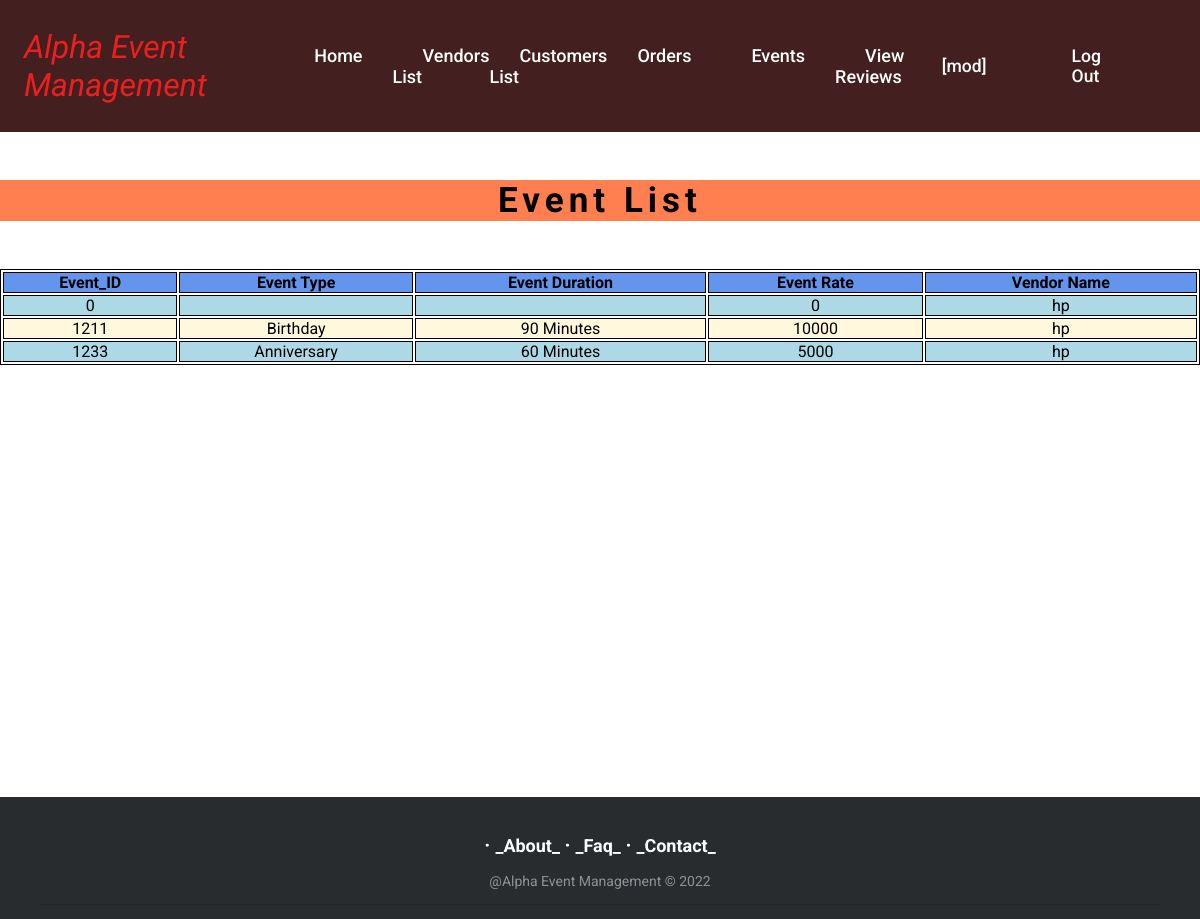
The app's page /view/mod_event_list.php (signed in) with its own data.
### tables this page shows
CREATE TABLE `event` (
  `eId` int(10) NOT NULL,
  `eType` varchar(50) NOT NULL,
  `eDuration` varchar(50) NOT NULL,
  `eRate` int(10) NOT NULL,
  `vendorName` varchar(50) NOT NULL
);

### view/mod_event_list.php (the view, shortened to what this page needs)
<?php
$loginId=$_SESSION["loginId"];
?>
<!DOCTYPE html>
<html>
<head>
<link rel="stylesheet" href="../view/css/moderator_index.css">
</head>
<body>
<header>
        <a href="" class="logo">Alpha Event Management</a>
        <ul class="navbar">
            <li><a href="index_moderator.php">Home</a></li>
            <li><a href="mod_vendor_list.php">Vendors List</a></li>
            <li><a href="mod_customer_list.php">Customers List</a></li>
            <li><a href="mod_showOrders.php">Orders</a></li>
            <li><a href="mod_event_list.php">Events</a></li>
            <li><a href="mod_showReviews.php">View Reviews</a></li>
        </ul>
        <div class="nav_btn" id="underline">
        <a href="#">[<?php echo $loginId ?>]</a>
        <a href="../controller/logout.php">Log Out</a>
        </div>
</header>
<p style="text-align: center;background-color:coral;margin-top: 3rem;margin-bottom: 3rem;font-size:35px;font-weight:bolder;letter-spacing:5px;">Event List</p>
<?php
include("../controller/db/conn.php");
$sql = "SELECT eId, eType, eDuration, eRate, vendorName FROM event";
$result = $conn->query($sql);
if ($result->num_rows > 0) {
    echo "<table><tr> <th>Event_ID</th> <th>Event Type</th> <th>Event Duration</th> <th>Event Rate</th> <th> Vendor Name</th></tr>";
    while($row = $result->fetch_assoc()) {
        echo "<tr >
        <td >" . $row["eId"]. "</td>
         <td>" . $row["eType"]. "</td>
         <td>" . $row["eDuration"]. "</td>
         <td>" . $row["eRate"]. "</td>
         <td>" . $row["vendorName"]. "</td>
        </tr>";
    }
    echo "</table>";
} else {
  echo "<p style='text-align:center;'>0 Event available now....</p>";
}
?>
</body>
</html>
<?php
include("footer.php");
?>

### view/footer.php (shortened to what this page needs)
<!DOCTYPE html>
<html>
<head>
</head>
<body>
		<footer class="footer-distributed">
		<footer class="footer-distributed">
			<div class="footer-left">
				<p class="footer-links">
					<a href="AboutUs.php">_About_</a>
					<a href="#">_Faq_</a>
					<a href="Contact.php">_Contact_</a>
				</p>
				<p>@Alpha Event Management &copy; 2022</p>
			</div>
		</footer>
</body>
</html>

### view/css/moderator_index.css (style rules this page uses)
* { padding: 0; margin: 0; box-sizing: border-box; list-style: none; text-decoration: none; font-family: 'Poppins', sans-serif; }
header { width: 100%; top: 0; right: 0; z-index: 1000; display: flex; align-items: center; justify-content: space-between; background: #441f1f; padding: 28px 2%; transition: all 0.50s ease; }
.logo { display: flex; align-items: center; font-style: italic; font-size: 32px; color: rgb(235, 31, 31); }
.navbar { display: flex; }
.navbar a { color: #fff; font-size: 18px; font-weight: 500; padding: 5px 0; margin: 0px 30px; transition: all 0.50s ease; box-shadow: 0 1em 2em rgba(black, .05); }
.nav_btn { display: flex; align-items: center; }
.nav_btn a { margin-right: 75px; margin-left: 10px; font-size: 1.1rem; font-weight: 500; transition: all; color: #fff; transition: all 0.50s ease; }

### view/mod_event_list.php (style rules this page uses)
table, th, td { border: 1px solid; text-align: center; }
table { width: 100%; margin-bottom: 27rem; }
th { background-color:cornflowerblue; }
tr:nth-child(even) { background-color:lightblue; }
tr:nth-child(odd) { background-color:cornsilk; }

### view/footer.php (style rules this page uses)
* { font-family: Roboto; }
.footer-distributed { background-color: #292c2f; box-shadow: 0 1px 1px 0 rgba(0, 0, 0, 0.12); box-sizing: border-box; width: 100%; text-align: left; font: normal 16px sans-serif; padding: 15px 40px; text-align: center; }
.footer-distributed .footer-left p { color: #8f9296; font-size: 14px; margin: 0; }
.footer-distributed p.footer-links { font-size: 18px; font-weight: bold; color: #ffffff; margin: 0 0px 10px; padding: 0; transition: ease .25s; }
.footer-distributed p.footer-links a { display: inline-block; line-height: 1.8; text-decoration: none; color: inherit; transition: ease .25s; }
.footer-distributed .footer-links a:before { content: "·"; font-size: 20px; left: 0; color: #fff; display: inline-block; padding-right: 5px; }

### records on screen
event: eId "0", eRate "0", vendorName "hp"
event: eId "1211", eType "Birthday", eDuration "90 Minutes", eRate "10000", vendorName "hp"
event: eId "1233", eType "Anniversary", eDuration "60 Minutes", eRate "5000", vendorName "hp"

### other values on screen
$loginId "mod"
